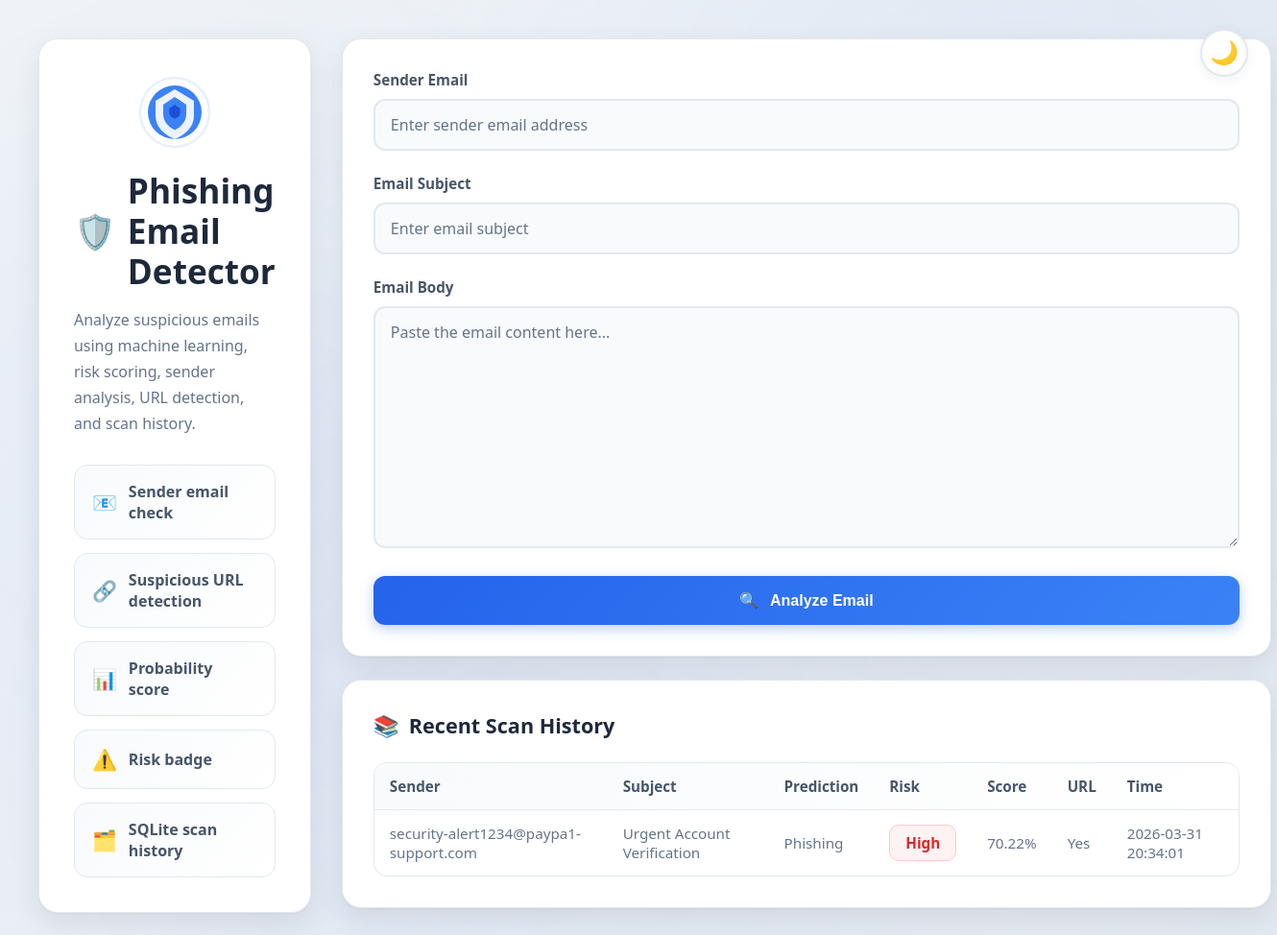
Before: / with the older database file.
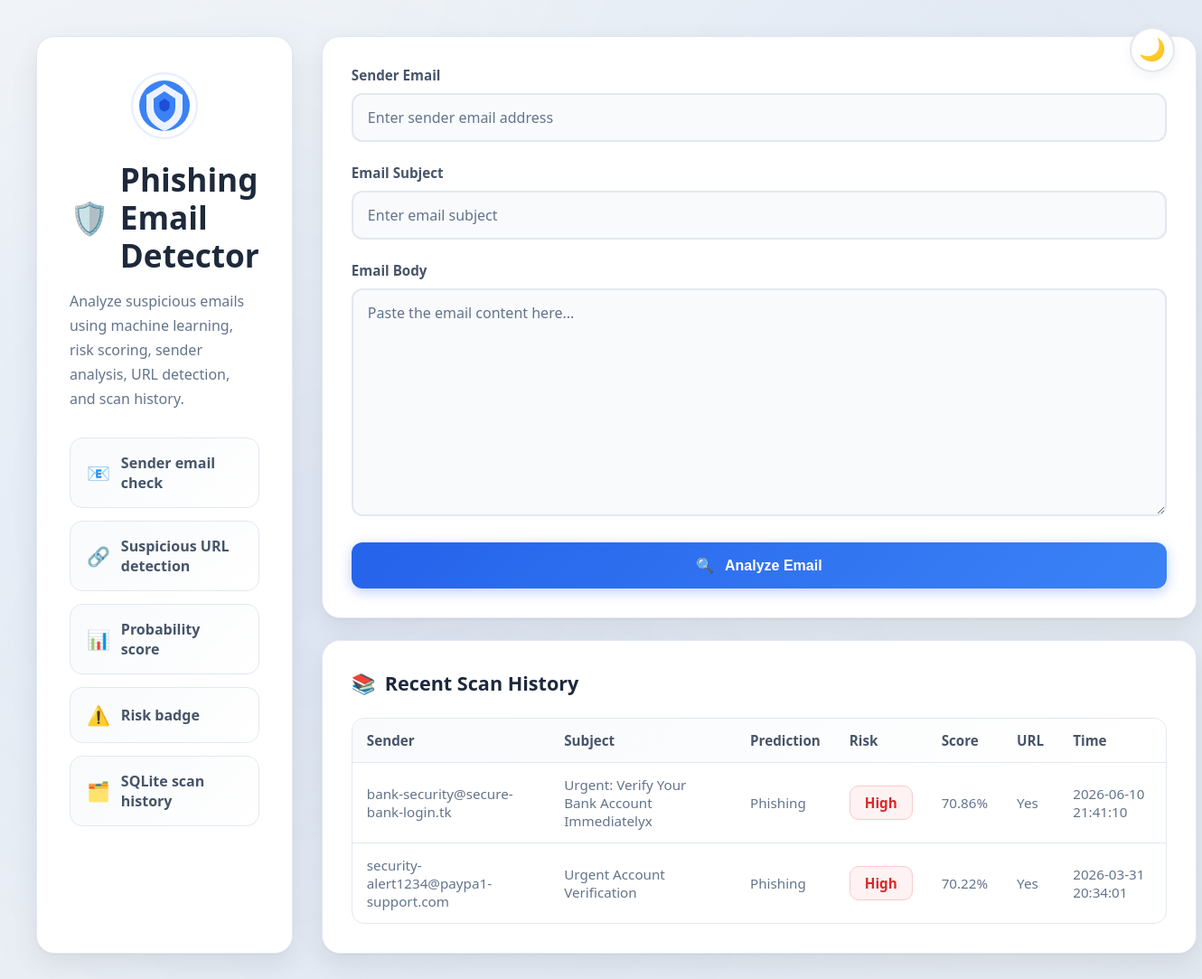
After: the same page with the newer database file.
### tables this page shows
CREATE TABLE scans (
            id INTEGER PRIMARY KEY AUTOINCREMENT,
            sender_email TEXT,
            subject TEXT,
            body TEXT,
            prediction TEXT,
            risk TEXT,
            probability REAL,
            suspicious_keywords TEXT,
            url_detected TEXT,
            sender_flag TEXT,
            created_at TEXT
        );

### app.py (the view, shortened to what this page needs)
@app.route("/", methods=["GET", "POST"])
def home():
    result = None
    risk = None
    suspicious_words = []
    subject = ""
    body = ""
    sender_email = ""
    probability = None
    url_detected = False
    sender_flag = ""
    history = get_scan_history()
    return render_template(
        "index.html",
        result=result,
        risk=risk,
        suspicious_words=suspicious_words,
        subject=subject,
        body=body,
        sender_email=sender_email,
        probability=probability,
        url_detected=url_detected,
        sender_flag=sender_flag,
        history=history
    )

### app.py (called while the page is built)
def get_scan_history():
    conn = sqlite3.connect("scan_history.db")
    cursor = conn.cursor()
    cursor.execute("""
        SELECT sender_email, subject, prediction, risk, probability,
               url_detected, sender_flag, created_at
        FROM scans
        ORDER BY id DESC
        LIMIT 10
    """)
    rows = cursor.fetchall()
    conn.close()
    return rows

### templates/index.html (shortened to what this page needs)
<!DOCTYPE html>
<html lang="en">
<head>
    <link rel="stylesheet" href="{{ url_for('static', filename='style.css') }}">
</head>
<body>
    <div class="theme-toggle">
        <button class="theme-toggle-btn" id="themeToggle" aria-label="Toggle theme">
        </button>
    </div>
    <div class="page-wrapper">
        <div class="left-panel">
            <div class="brand-card">
                <div class="brand-icon">
                </div>
                <h1><span class="emoji">🛡️</span> Phishing Email Detector</h1>
                <p>
                    Analyze suspicious emails using machine learning, risk scoring,
                    sender analysis, URL detection, and scan history.
                </p>
                <div class="feature-list">
                    <div class="feature-item">
                        <span class="emoji">📧</span>
                        Sender email check
                    </div>
                    <div class="feature-item">
                        <span class="emoji">🔗</span>
                        Suspicious URL detection
                    </div>
                    <div class="feature-item">
                        <span class="emoji">📊</span>
                        Probability score
                    </div>
                    <div class="feature-item">
                        <span class="emoji">⚠️</span>
                        Risk badge
                    </div>
                    <div class="feature-item">
                        <span class="emoji">🗂️</span>
                        SQLite scan history
                    </div>
                </div>
            </div>
        </div>
        <div class="right-panel">
            <div class="main-card">
                <form method="POST" id="analyzeForm">
                    <div class="form-group">
                        <label for="sender_email">Sender Email</label>
                        <input
                            type="text"
                            id="sender_email"
                            name="sender_email"
                            placeholder="Enter sender email address"
                            value="{{ sender_email }}"
                        >
                    </div>
                    <div class="form-group">
                        <label for="subject">Email Subject</label>
                        <input
                            type="text"
                            id="subject"
                            name="subject"
                            placeholder="Enter email subject"
                            value="{{ subject }}"
                        >
                    </div>
                    <div class="form-group">
                        <label for="body">Email Body</label>
                        <textarea
                            id="body"
                            name="body"
                            rows="10"
                            placeholder="Paste the email content here..."
                        >{{ body }}</textarea>
                    </div>
                    <button type="submit" class="analyze-btn" id="analyzeBtn">
                        <span class="emoji">🔍</span>
                        <span class="btn-text">Analyze Email</span>
                    </button>
                </form>
            </div>
            <div class="history-card">
                <div class="section-title">
                    <span class="emoji">📚</span>
                    Recent Scan History
                </div>
                {% if history %}
                <div class="table-wrapper">
                    <table>
                        <thead>
                            <tr>
                                <th>Sender</th>
                                <th>Subject</th>
                                <th>Prediction</th>
                                <th>Risk</th>
                                <th>Score</th>
                                <th>URL</th>
                                <th>Time</th>
                            </tr>
                        </thead>
                        <tbody>
                            {% for row in history %}
                            <tr>
                                <td>{{ row[0] }}</td>
                                <td>{{ row[1] }}</td>
                                <td>{{ row[2] }}</td>
                                <td>
                                    <span class="risk-badge
                                        {% if row[3] == 'High' %}risk-high
                                        {% elif row[3] == 'Medium' %}risk-medium
                                        {% else %}risk-low
                                        {% endif %}"
                                    >
                                        {{ row[3] }}
                                    </span>
                                </td>
                                <td>{{ row[4] }}%</td>
                                <td>{{ row[5] }}</td>
                                <td>{{ row[7] }}</td>
                            </tr>
                            {% endfor %}
                        </tbody>
                    </table>
                </div>
                {% else %}
                    <p class="safe-msg">No scan history available yet.</p>
                {% endif %}
            </div>
        </div>
    </div>
</body>
</html>

Changed rows visible on the page:
added scans: sender_email "bank-security@secure-bank-login.tk", subject "Urgent: Verify Your Bank Account Immediatelyx", prediction "Phishing", risk "High", probability "70.86", url_detected "Yes", created_at "2026-06-10 21:41:10"
